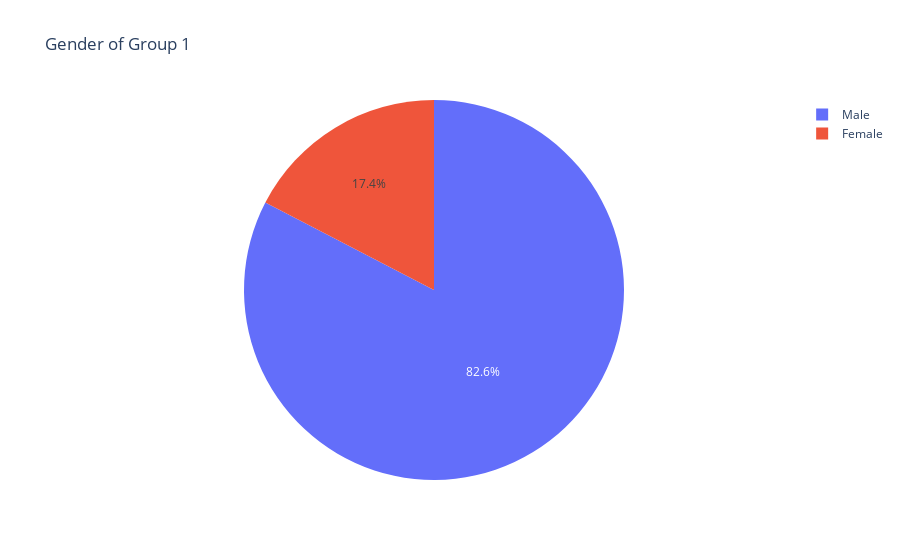

Source (notebook cell):
### Markdown cell above
When we take a ratio of the favorite data percentages, a ratio of 1 means that this group is about the same as all users favorites. A ratio between 1 and 0 would mean that this group of users favorites a genre less often than the average, and a ratio higher than 1 means the group favorites this genre more often than the average. Looking at the above graph, we can see that this group of users also favor cars, kids, martial arts, and parody genres. They dislike hentai, josei, shounen/shoujo ai, yaoi and yuri.

### Code cell
px.pie(final_df[final_df['group'] == 1].groupby('male').count().reset_index(), names='male', values='profile', title='Gender of Group 1')

### Figure 1 — Plotly figure (JSON) as saved in the notebook; plotly's stock layout.template omitted (floating-point values rounded to 4 significant figures)
{"data": [{"domain": {"x": [0, 1], "y": [0, 1]}, "hovertemplate": "male=%{label}<br>profile=%{value}<extra></extra>", "labels": ["Female", "Male"], "legendgroup": "", "name": "", "showlegend": true, "type": "pie", "values": [1441, 6848]}], "layout": {"legend": {"tracegroupgap": 0}, "title": {"text": "Gender of Group 1"}}}
